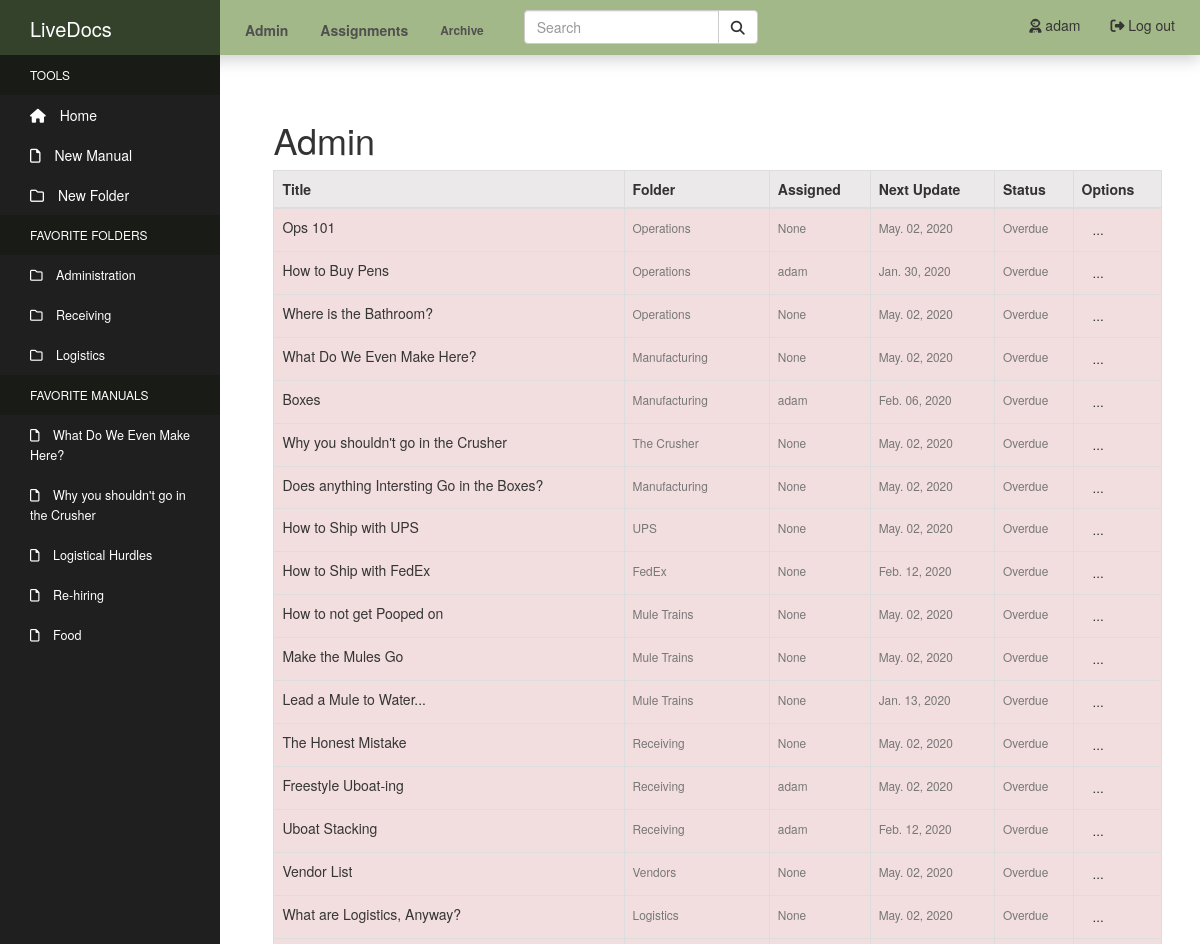
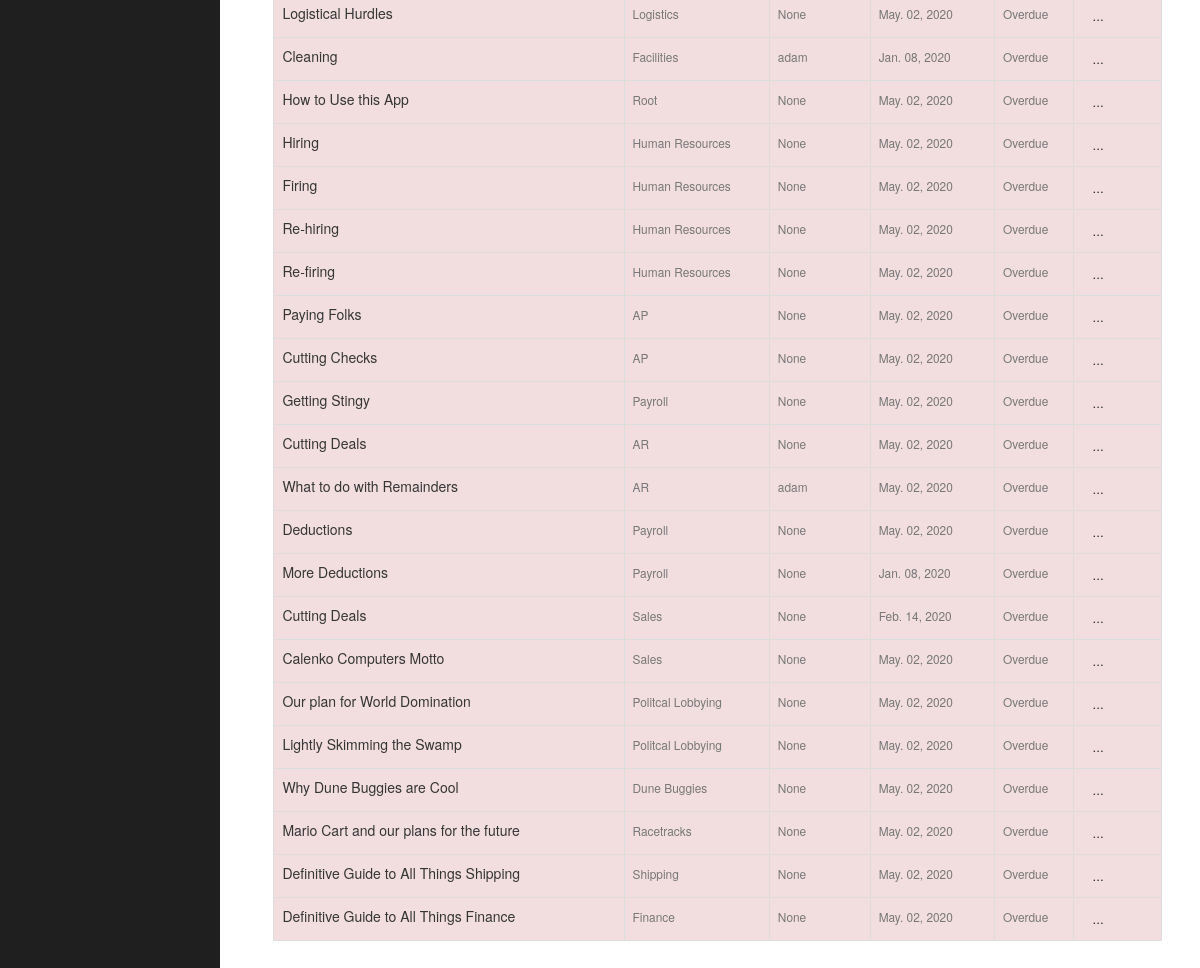
Page /manage/ (signed in) on the committed database (2 pictures, top to bottom).
### manuals/models.py (models this page shows, shortened)
class Directory(MPTTModel):
    name = models.CharField(max_length=50, unique=True)
    created_by = models.ForeignKey(User, null=True, on_delete=models.SET_NULL)
    parent = TreeForeignKey(
    'self',
    null=True,
    blank=True,
    related_name='children',
    on_delete=models.CASCADE
    )
    class MPTTMeta:
        order_insertion_by: ['name']
    class Meta:
        verbose_name = 'Directory'
        verbose_name_plural = 'Directories'
    def __str__(self):
        return self.name

class Manual(models.Model):
    title = models.CharField(max_length=100)
    author = models.ForeignKey(User, related_name='author', null=True, on_delete=models.SET_NULL)
    content = models.TextField()
    tags = models.CharField(max_length=150, blank=True, null=True)
    pub_date = models.DateTimeField('Date Published', auto_now_add=True)
    admin = models.ManyToManyField(User, related_name='admin_of')
    department = models.ForeignKey(Department, related_name='manual_set', null=True, on_delete=models.SET_NULL)
    last_update = models.DateTimeField('Last Update', null=True, auto_now=True)
    last_update_by = models.ForeignKey(User, related_name='updated_by', null=True, on_delete=models.SET_NULL)
    next_update = models.DateTimeField('Next Update Due', null=True)
    update_assigned_to = models.ForeignKey(User, related_name='assigned_to', blank=True, null=True, on_delete=models.SET_NULL)
    is_archived = models.BooleanField('Archived', default=False)
    folder = TreeForeignKey(
    'Directory',
    default=1,
    related_name='manuals',
    on_delete=models.CASCADE
    )
    objects = models.Manager()
    active_objects = ManualActiveManager()
    def update_status(self):
        now = timezone.now()
        status = [
            'up_to_date',
            'due_soon',
            'overdue'
        ]
        if self.next_update - now >= datetime.timedelta(weeks=2):
            return status[0]
        elif self.next_update - now <= datetime.timedelta(days=0):
            return status[2]
        else:
            return status[1]

### manuals/views.py (the view)
# urls.py: path('manage/', views.manage, name='manage' ),
@login_required
def manage(request):
    current_user = request.user
    admin_of = current_user.admin_of(manager='active_objects').all()
    context = {'admin_of': admin_of}
    return render(request, 'manuals/manage.html', context)

### manuals/managers.py (called while the page is built)
    def get_queryset(self):
        return super().get_queryset().filter(is_archived=False)

### manuals_site/my_processors/my_context.py (called while the page is built)
def custom_message_processor(request):
    messages = []
    uniq_messages = []
    for m in get_messages(request):
        if m.message not in messages:
            messages.append(m.message)
            uniq_messages.append(m)
    return {'messages': uniq_messages}

### manuals/templates/manuals/manage.html (shortened to what this page needs)
{% extends "manuals/header.html" %}
{% block content %}
  <link rel="stylesheet" href="https://cdn.jsdelivr.net/npm/flatpickr/dist/flatpickr.min.css">
  <div class="content-section">
    <h1>Admin</h1>
        <table id="admin-table" class="table table-striped table-hover table-bordered">
          <thead class="admin-head">
            <tr class="sticky-header">
              <th class="admin-col">Title</th>
              <th>Folder</th>
              <th>Assigned</th>
              <th>Next Update</th>
              <th>Status</th>
              <th>Options</th>
            </tr>
          </thead>
          <tbody class="admin-body">
          {% if admin_of %}
            {% for manual in admin_of %}
              {% if manual.update_status == "due_soon" %}
                <tr class="warning">
                  <td class="admin-col">
                    <a href="{% url 'manual-detail' manual.id %}">{{ manual.title }}</a></td>
              {% elif manual.update_status == "overdue" %}
                <tr class="danger">
                  <td class="admin-col">
                    <a href="{% url 'manual-detail' manual.id %}">{{ manual.title }}</a></td>
              {% else %}
                <tr>
                  <td class="admin-col">
                    <a href="{% url 'manual-detail' manual.id %}">{{ manual.title }}</a></td>
              {% endif %}
                  <td><small class="text-muted">{{ manual.folder }}</small></td>
                  <td><small class="text-muted">{{ manual.update_assigned_to }}</small></td>
                  <td><small class="text-muted">{{ manual.next_update|date:"M. d, Y"  }}</small></td>
                  {% if manual.update_status == "due_soon" %}
                    <td><small class="text-muted">Due soon</small></td>
                  {% elif manual.update_status == "overdue" %}
                    <td><small class="text-muted">Overdue</small></td>
                  {% else %}
                    <td><small class="text-muted">Up to date</small></td>
                  {% endif %}
                    <td class="admin-option">
                      <div class="file-dropdown">
                        <a class="btn btn-sm btn-drop" href="#">...</a>
                      </div>
                    </td>
                </tr>
            {% endfor %}
            {% else %}
            <tr><td>
              <li class="list-group-item">You have not been assigned admin to any manuals.</li>
            </td></tr>
          {% endif %}
          </tbody>
        </table>
  </div>
{% endblock %}

### manuals/templates/manuals/header.html (shortened to what this page needs)
<!DOCTYPE html>
<html lang="en">
<head>
    {% load static %}
    <link rel="stylesheet" type="text/css" href="{% static 'manuals/css/bootstrap.css' %}">
    <link rel="stylesheet" type="text/css" href="{% static 'manuals/css/styles.css' %}">
    <link rel="stylesheet" href="https://cdnjs.cloudflare.com/ajax/libs/font-awesome/4.7.0/css/font-awesome.min.css">
</head>
<body>
  <nav class="navbar navbar-default navbar-fixed-top">
    <div class="container-fluid nav-container">
      <div class="navbar-header">
        <a class="navbar-brand" href="#">Market Manuals</a>
      </div>
      <ul class="nav navbar-nav nav-pills">
        {% if user.is_authenticated and user.is_staff %}
          <li><a href="{% url 'manage' %}"><strong>Admin</strong></a></li>
        {% endif %}
        <li><a href="{% url 'assignments' %}"><strong>Assignments</strong></a></li>
        <li><a class="archive-link" href="{% url 'archive' %}"><strong>Archive</strong></a></li>
      </ul>
      <ul class="nav nav-pills navbar-right">
        {% if user.is_authenticated %}
          <li><a href="{% url 'logout' %}"><i class="fas fa-sign-out-alt"></i> Log out</a></li>
          <li><a href="{% url 'profile' %}"><i class="fas fa-user-astronaut"></i> {{ user.username }}</a></li>
        {% else %}
          <li><a href="{% url 'login' %}"><i class="fas fa-sign-in-alt"></i> Log in</a></li>
          <li><a href="{% url 'register' %}"><i class="fas fa-door-open"></i> Sign Up</a></li>
        {% endif %}
      </ul>
      <form class="navbar-form navbar-left" action="{% url 'search' %}" method="GET">
        <div class="input-group">
          <input type="text" id="search-bar" class="form-control" name="qs" placeholder="Search">
          <div class="input-group-btn">
            <button class="btn btn-default" type="submit">
              <i class="fas fa-search"></i>
            </button>
          </div>
        </div>
      </form>
    </div>
  </nav>
    <div class="sidebar-container">
            <div class="sidebar-logo">
              LiveDocs
            </div>
            <ul class="sidebar-navigation">
              <li class="header">Tools</li>
              <li>
                <a href="{% url 'index' %}">
                  <i class="fa fa-home" aria-hidden="true"></i> Home
                </a>
              </li>
              <li>
                <a id="new-manual" href="{% url 'manual-create' %}">
                  <i class="far fa-file" aria-hidden="true"></i> New Manual
                </a>
              </li>
              <li>
                <a id="new-dir" href="#">
                  <i class="far fa-folder" aria-hidden="true"></i> New Folder
                </a>
              </li>
              <li class="header">Favorite Folders</li>
              {% for dir_fav in user.profile.directory_favorites.all %}
                <li>
                  <a class="favorites favorites-folder" href="{% url 'index' %}?dir_id={{ dir_fav.id }}">
                    <i class="far fa-folder" aria-hidden="true"></i> {{ dir_fav.name }}
                  </a>
                </li>
              {% endfor %}
              <li class="header">Favorite Manuals</li>
              {% for man_fav in user.profile.manual_favorites.all %}
                <li>
                  <a class="favorites favorites-manual" href="{% url 'manual-detail' man_fav.id %}">
                    <i class="far fa-file" aria-hidden="true"></i> {{ man_fav.title }}
                  </a>
                </li>
              {% endfor %}
            </ul>
          </div>
          <div class="content-container">
            <div class="container-fluid main-container">
              {% block content %}
              {% endblock %}
            </div>
          </div>
</body>
</html>

### manuals/static/manuals/css/styles.css (style rules this page uses)
.container-fluid.main-container { margin-top: 25px; }
.sidebar-container { position: fixed; width: 220px; height: 100%; left: 0; overflow-x: hidden; overflow-y: auto; background: #1f1f1f; color: #fff; z-index: 2; top: 0; }
.sidebar-logo { position: sticky; padding: 15px 15px 5px 30px; font-size: 20px; height: 55px; background-color: rgb(52, 66, 44); z-index: 3; top: 0; }
.sidebar-navigation { padding: 0; margin: 0; list-style-type: none; position: relative; }
.sidebar-navigation li { background-color: transparent; position: relative; display: inline-block; width: 100%; line-height: 20px; }
.sidebar-navigation li a { padding: 10px 15px 10px 30px; display: block; color: #fff; }
.sidebar-navigation li .fa { margin-right: 10px; }
.sidebar-navigation li .far { margin-right: 10px; }
.sidebar-navigation .header { font-size: 12px; text-transform: uppercase; background-color: #191b17; padding: 10px 15px 10px 30px; }
.sidebar-navigation .header::before { background-color: transparent; }
.favorites { font-size: 90%; }
.content-container { padding-left: 235px; margin-top: 30px; padding-top: 45px; }
.container-fluid.nav-container { padding-left: 0px; }
.navbar { max-height: 55px; min-height: 55px; }
.navbar-default { border: none; border-radius: 0px; background-color: rgb(163, 184, 136); z-index: 2; box-shadow: 0px 4px 16px 0px rgba(0,0,0,0.2); }
.navbar-header { background-color: rgb(52, 66, 44); width: 220px; margin: 0px; }
.navbar-brand { color: #fff; }
.nav-pills { padding-left: 10px; padding-right: 10px; padding-top: 5px; }
.navbar-default .navbar-nav > li > a { color: rgba(78, 78, 78, 0.986); }
.input-group { top: 2px; }
.navbar-default .navbar-nav li .archive-link { font-size: 85%; }
.admin-head { color: #333333; background-color:#ebe9e9; }
.btn-drop { font-size: 10pt; padding-top: 2px; padding-bottom: 2px; }
.folder-dropdown, .file-dropdown { position: relative; display: inline-block; }
.content-section { width: 95%; margin: auto; margin-bottom: 60px; }

### rows in the picture
Directory: name "Administration"
Directory: name "Receiving"
Directory: name "Logistics"
Manual: title "What Do We Even Make Here?", folder "Manufacturing", update_assigned_to "None", next_update "May. 02, 2020", shows "Overdue"
Manual: title "Why you shouldn't go in the Crusher", folder "The Crusher", update_assigned_to "None", next_update "May. 02, 2020", shows "Overdue"
Manual: title "Logistical Hurdles", folder "Logistics", update_assigned_to "None", next_update "May. 02, 2020", shows "Overdue"
Manual: title "Re-hiring", folder "Human Resources", update_assigned_to "None", next_update "May. 02, 2020", shows "Overdue"
Manual: title "Food"
Manual: title "Ops 101", folder "Operations", update_assigned_to "None", next_update "May. 02, 2020", shows "Overdue"
Manual: title "How to Buy Pens", folder "Operations", update_assigned_to "adam", next_update "Jan. 30, 2020", shows "Overdue"
Manual: title "Where is the Bathroom?", folder "Operations", update_assigned_to "None", next_update "May. 02, 2020", shows "Overdue"
Manual: title "Boxes", folder "Manufacturing", update_assigned_to "adam", next_update "Feb. 06, 2020", shows "Overdue"
Manual: title "Does anything Intersting Go in the Boxes?", folder "Manufacturing", update_assigned_to "None", next_update "May. 02, 2020", shows "Overdue"
Manual: title "How to Ship with UPS", folder "UPS", update_assigned_to "None", next_update "May. 02, 2020", shows "Overdue"
Manual: title "How to Ship with FedEx", folder "FedEx", update_assigned_to "None", next_update "Feb. 12, 2020", shows "Overdue"
Manual: title "How to not get Pooped on", folder "Mule Trains", update_assigned_to "None", next_update "May. 02, 2020", shows "Overdue"
Manual: title "Make the Mules Go", folder "Mule Trains", update_assigned_to "None", next_update "May. 02, 2020", shows "Overdue"
Manual: title "Lead a Mule to Water...", folder "Mule Trains", update_assigned_to "None", next_update "Jan. 13, 2020", shows "Overdue"
Manual: title "The Honest Mistake", folder "Receiving", update_assigned_to "None", next_update "May. 02, 2020", shows "Overdue"
Manual: title "Freestyle Uboat-ing", folder "Receiving", update_assigned_to "adam", next_update "May. 02, 2020", shows "Overdue"
Manual: title "Uboat Stacking", folder "Receiving", update_assigned_to "adam", next_update "Feb. 12, 2020", shows "Overdue"
Manual: title "Vendor List", folder "Vendors", update_assigned_to "None", next_update "May. 02, 2020", shows "Overdue"
Manual: title "What are Logistics, Anyway?", folder "Logistics", update_assigned_to "None", next_update "May. 02, 2020", shows "Overdue"
Manual: title "Cleaning", folder "Facilities", update_assigned_to "adam", next_update "Jan. 08, 2020", shows "Overdue"
Manual: title "How to Use this App", folder "Root", update_assigned_to "None", next_update "May. 02, 2020", shows "Overdue"
Manual: title "Hiring", folder "Human Resources", update_assigned_to "None", next_update "May. 02, 2020", shows "Overdue"
Manual: title "Firing", folder "Human Resources", update_assigned_to "None", next_update "May. 02, 2020", shows "Overdue"
Manual: title "Re-firing", folder "Human Resources", update_assigned_to "None", next_update "May. 02, 2020", shows "Overdue"
Manual: title "Paying Folks", folder "AP", update_assigned_to "None", next_update "May. 02, 2020", shows "Overdue"
Manual: title "Cutting Checks", folder "AP", update_assigned_to "None", next_update "May. 02, 2020", shows "Overdue"
Manual: title "Getting Stingy", folder "Payroll", update_assigned_to "None", next_update "May. 02, 2020", shows "Overdue"
Manual: title "Cutting Deals", folder "AR", update_assigned_to "None", next_update "May. 02, 2020", shows "Overdue"
Manual: title "What to do with Remainders", folder "AR", update_assigned_to "adam", next_update "May. 02, 2020", shows "Overdue"
Manual: title "Deductions", folder "Payroll", update_assigned_to "None", next_update "May. 02, 2020", shows "Overdue"
Manual: title "More Deductions", folder "Payroll", update_assigned_to "None", next_update "Jan. 08, 2020", shows "Overdue"
Manual: title "Cutting Deals", folder "Sales", update_assigned_to "None", next_update "Feb. 14, 2020", shows "Overdue"
Manual: title "Calenko Computers Motto", folder "Sales", update_assigned_to "None", next_update "May. 02, 2020", shows "Overdue"
Manual: title "Our plan for World Domination", folder "Politcal Lobbying", update_assigned_to "None", next_update "May. 02, 2020", shows "Overdue"
Manual: title "Lightly Skimming the Swamp", folder "Politcal Lobbying", update_assigned_to "None", next_update "May. 02, 2020", shows "Overdue"
Manual: title "Why Dune Buggies are Cool", folder "Dune Buggies", update_assigned_to "None", next_update "May. 02, 2020", shows "Overdue"
Manual: title "Mario Cart and our plans for the future", folder "Racetracks", update_assigned_to "None", next_update "May. 02, 2020", shows "Overdue"
Manual: title "Definitive Guide to All Things Shipping", folder "Shipping", update_assigned_to "None", next_update "May. 02, 2020", shows "Overdue"
Manual: title "Definitive Guide to All Things Finance", folder "Finance", update_assigned_to "None", next_update "May. 02, 2020", shows "Overdue"

### other values in the picture
{{ user.username }} "adam"
